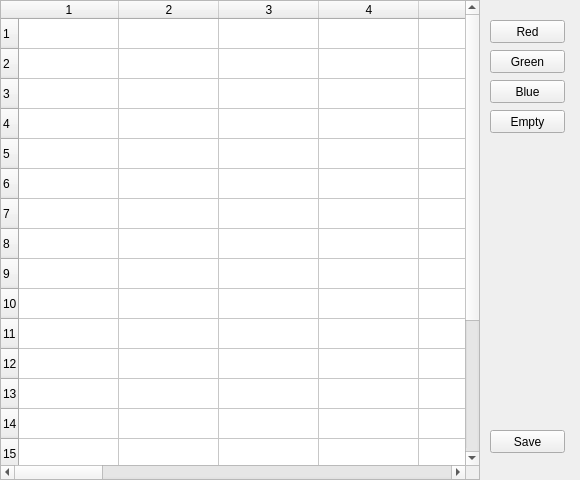
<?xml version="1.0" encoding="UTF-8"?>
<ui version="4.0">
 <class>Map</class>
 <widget class="QWidget" name="Map">
  <property name="enabled">
   <bool>true</bool>
  </property>
  <property name="geometry">
   <rect>
    <x>0</x>
    <y>0</y>
    <width>580</width>
    <height>480</height>
   </rect>
  </property>
  <property name="windowTitle">
   <string>Map editor</string>
  </property>
  <widget class="QTableWidget" name="tableWidget">
   <property name="geometry">
    <rect>
     <x>0</x>
     <y>0</y>
     <width>480</width>
     <height>480</height>
    </rect>
   </property>
   <property name="rowCount">
    <number>20</number>
   </property>
   <property name="columnCount">
    <number>20</number>
   </property>
   <row/>
   <row/>
   <row/>
   <row/>
   <row/>
   <row/>
   <row/>
   <row/>
   <row/>
   <row/>
   <row/>
   <row/>
   <row/>
   <row/>
   <row/>
   <row/>
   <row/>
   <row/>
   <row/>
   <row/>
   <column/>
   <column/>
   <column/>
   <column/>
   <column/>
   <column/>
   <column/>
   <column/>
   <column/>
   <column/>
   <column/>
   <column/>
   <column/>
   <column/>
   <column/>
   <column/>
   <column/>
   <column/>
   <column/>
   <column/>
  </widget>
  <widget class="QPushButton" name="greenButton">
   <property name="geometry">
    <rect>
     <x>490</x>
     <y>50</y>
     <width>75</width>
     <height>23</height>
    </rect>
   </property>
   <property name="text">
    <string>Green</string>
   </property>
  </widget>
  <widget class="QPushButton" name="blueButton">
   <property name="geometry">
    <rect>
     <x>490</x>
     <y>80</y>
     <width>75</width>
     <height>23</height>
    </rect>
   </property>
   <property name="text">
    <string>Blue</string>
   </property>
  </widget>
  <widget class="QPushButton" name="redButton">
   <property name="geometry">
    <rect>
     <x>490</x>
     <y>20</y>
     <width>75</width>
     <height>23</height>
    </rect>
   </property>
   <property name="text">
    <string>Red</string>
   </property>
  </widget>
  <widget class="QPushButton" name="saveButton">
   <property name="geometry">
    <rect>
     <x>490</x>
     <y>430</y>
     <width>75</width>
     <height>23</height>
    </rect>
   </property>
   <property name="text">
    <string>Save</string>
   </property>
  </widget>
  <widget class="QPushButton" name="emptyButton">
   <property name="geometry">
    <rect>
     <x>490</x>
     <y>110</y>
     <width>75</width>
     <height>23</height>
    </rect>
   </property>
   <property name="text">
    <string>Empty</string>
   </property>
  </widget>
 </widget>
 <resources/>
 <connections/>
</ui>
